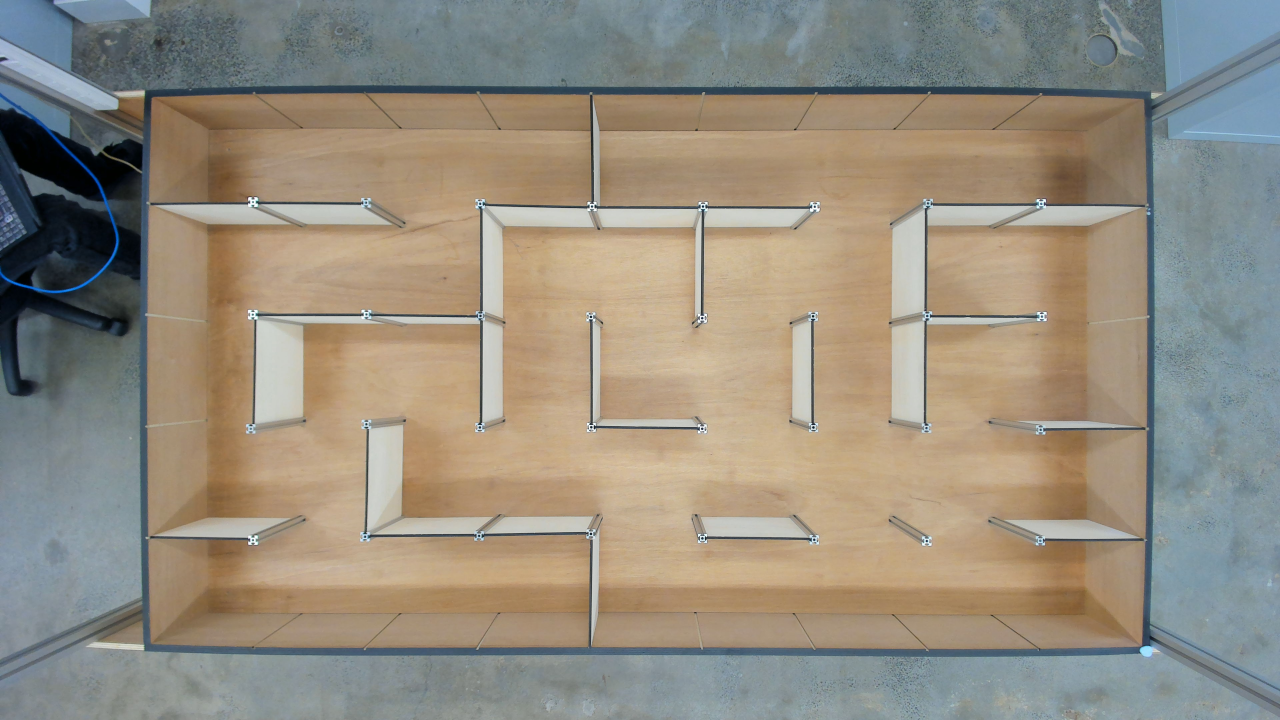
#> input picture src/maze.jpg, 3840 x 2160 px (shown at 1/3 size)
$ jupyter execute lab.ipynb
#> lines starting #> are read from the running program, lines starting #| are printed output that depends on the picture; after the words box and inside, x2 and y2 are one past the last pixel; in counts of white or black regions, pixels touching at a corner belong together
[cell 1]
import matplotlib.pyplot as plt
import numpy as np
import cv2

image_path = 'maze.jpg'

# Load the image
image = cv2.imread(image_path)
#> image is the input picture: shape (2160, 3840, 3); mean B, G, R 127.5, 141.4, 149
# Display the image
plt.figure(1)
plt.imshow(image)


plt.show()


# Transform

pts1 = np.float32([[100,200],[2300,200],[100,1400],[2300,1400]]) # four points on the first image
pts2 = np.float32([[0,0],[2400,0],[0,1580],[2400,1580]]) # four points on the second image

H = cv2.getPerspectiveTransform(pts1,pts2) # homography matrix
image_transformed = cv2.warpPerspective(image, H, (2400,1580))
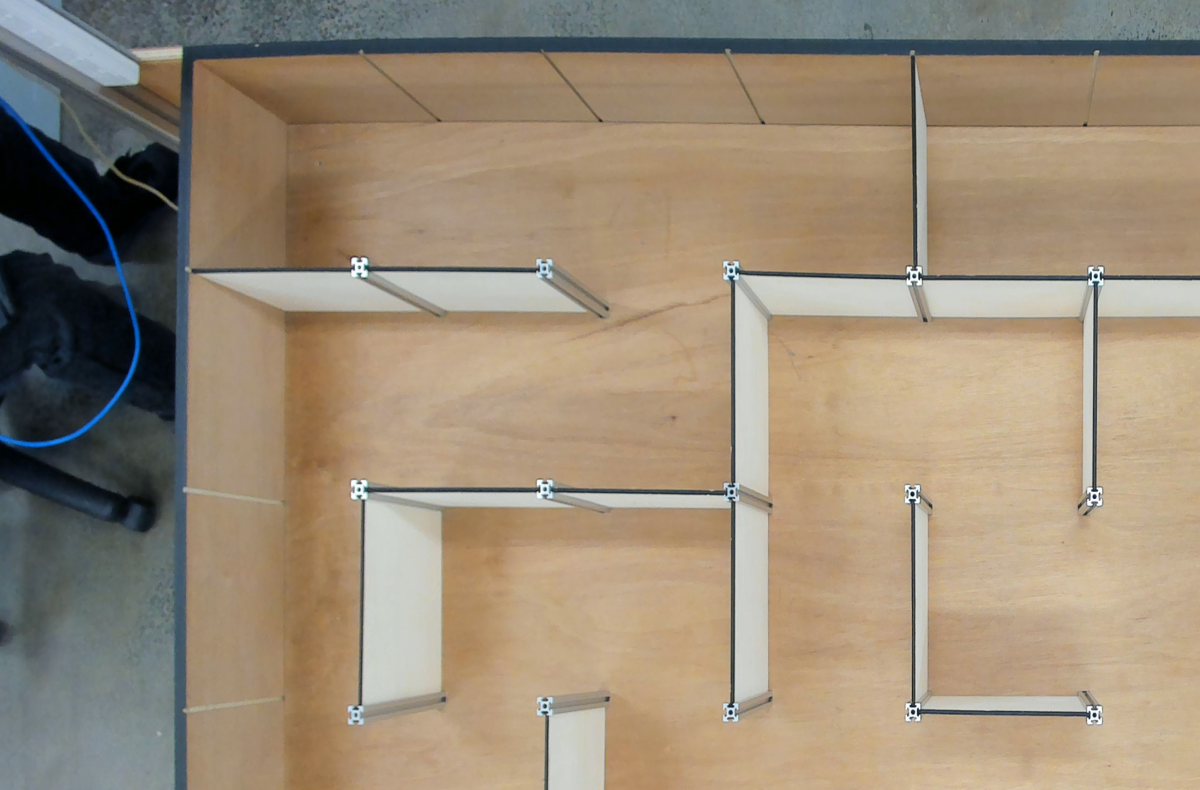
#> image_transformed: shape (1580, 2400, 3) (shown at 1/2 size); mean B, G, R 119, 139.2, 154.2


plt.figure(2)
plt.imshow(image_transformed)
plt.show()


# HSV
image_hsv = cv2.cvtColor(image_transformed, cv2.COLOR_BGR2HSV)
#> image_hsv: shape (1580, 2400, 3); mean H, S, V 36, 74.8, 158.8
plt.figure(3)
plt.imshow(image_hsv)
plt.show()


# Wall Detection

# Colour HSV Boundaries
wall_lower = np.array([0, 0, 0])
wall_upper = np.array([80, 80, 90])
wall_mask = cv2.inRange(image_transformed, wall_lower, wall_upper)
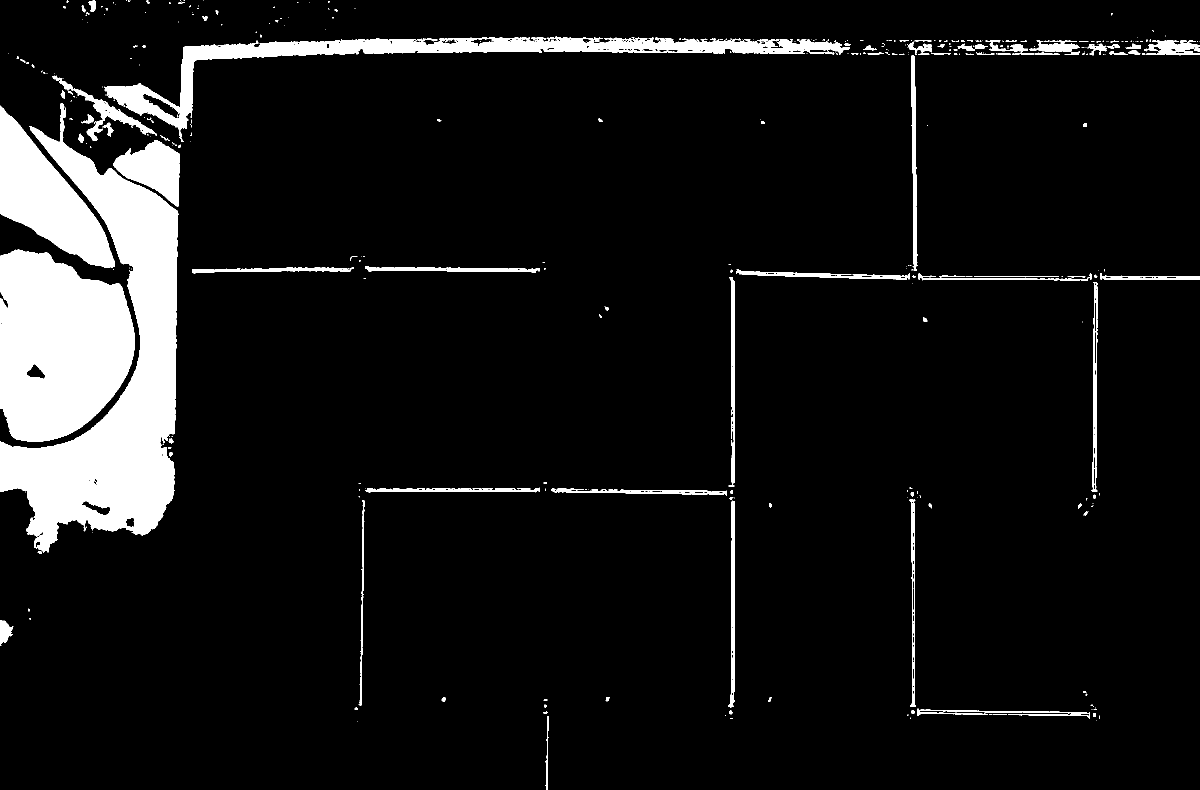
#> wall_mask: shape (1580, 2400) (shown at 1/2 size); 8.6% white; 381 white regions (269 under 20 px), largest, box (x1, y1, x2, y2) and area: (0, 207, 357, 1106) 118556, (0, 499, 270, 883) 80643, (208, 73, 1700, 284) 40235

image_walls = cv2.bitwise_and(image_hsv, image_hsv, mask=wall_mask)
#> image_walls: shape (1580, 2400, 3); mean H, S, V 8.3, 10.3, 3.7

# print(image_walls[300:350, 100])

segment = image_walls[300:350, 100]
#> segment = 50 rows, first 8: [103, 219, 21], [104, 233, 23], [104, 234, 24], [104, 236, 27], [104, 247, 30], [104, 242, 38], [106, 250, 47], [107, 255, 56]


plt.figure(5)
plt.imshow(image_walls)
plt.xticks(np.arange(0, 2400, 100))
plt.yticks(np.arange(0, 1600, 100))
plt.show()


output = [" --- --- --- --- --- --- --- --- --- ",
"|",
" ",
"|",
" ",
"|",
" ",
"|",
" ",
"|",
" --- --- --- --- --- --- --- --- --- "]

rowWidth = 2400
colWidth = 1600
buffer = 35

def checkWallRight(rowIndex, colIndex):
	wallPointX = rowWidth/9 * (colIndex + 1)
	wallPointY = colWidth/5 * rowIndex + colWidth/10
	# print(f"WallPointXY: ({wallPointX} , {wallPointY})")

	val = image_walls[int(wallPointY), (int(wallPointX) - buffer):(int(wallPointX) + buffer)]

	# if rowIndex == 0 and colIndex == 2:
	# 	print(wallPointX)
	# 	print(wallPointY)


	if np.size(np.where(val != 0)) != 0:
		return True

	return False

def checkWallDown(rowIndex, colIndex):
	wallPointX = rowWidth/9 * colIndex + rowWidth/18
	wallPointY = colWidth/5 * (rowIndex + 1)

	val = image_walls[(int(wallPointY) - buffer):(int(wallPointY) + buffer), int(wallPointX)]


	if np.size(np.where(val != 0)) != 0:
		return True


	return False


for rowIndex in range(0, 5):
	for colIndex in range(0, 9):
		# Check wall right, if not left most col
		outputRow = rowIndex * 2 + 1

		# print(f"({rowIndex} , {colIndex}) Right Wall = {checkWallRight(rowIndex, colIndex)}  Down Wall = {checkWallDown(rowIndex, colIndex)}")

		if (checkWallRight(rowIndex, colIndex) or colIndex == 8):
			output[outputRow] += "   |"
		else:
			output[outputRow] += "    "


		# Check wall down, if not last row
		if (rowIndex == 4):
			continue
		elif (checkWallDown(rowIndex, colIndex)):
			output[outputRow + 1] += "--- "
		else:
			output[outputRow + 1] += "    "

for line in output:
    print(line)
